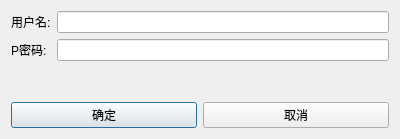
<?xml version="1.0" encoding="UTF-8"?>
<ui version="4.0">
 <class>NewUserDialog</class>
 <widget class="QDialog" name="NewUserDialog">
  <property name="geometry">
   <rect>
    <x>0</x>
    <y>0</y>
    <width>400</width>
    <height>139</height>
   </rect>
  </property>
  <property name="windowTitle">
   <string>New User</string>
  </property>
  <layout class="QVBoxLayout" name="verticalLayout">
   <item>
    <layout class="QFormLayout" name="formLayout">
     <item row="0" column="0">
      <widget class="QLabel" name="userNameLabel">
       <property name="text">
        <string>用户名:</string>
       </property>
      </widget>
     </item>
     <item row="0" column="1">
      <widget class="QLineEdit" name="userNameEdit"/>
     </item>
     <item row="1" column="0">
      <widget class="QLabel" name="passwordLabel">
       <property name="text">
        <string>P密码:</string>
       </property>
      </widget>
     </item>
     <item row="1" column="1">
      <widget class="QLineEdit" name="passwordEdit">
       <property name="echoMode">
        <enum>QLineEdit::Password</enum>
       </property>
      </widget>
     </item>
    </layout>
   </item>
   <item>
    <spacer name="verticalSpacer">
     <property name="orientation">
      <enum>Qt::Vertical</enum>
     </property>
     <property name="sizeHint" stdset="0">
      <size>
       <width>20</width>
       <height>40</height>
      </size>
     </property>
    </spacer>
   </item>
   <item>
    <layout class="QHBoxLayout" name="horizontalLayout">
     <item>
      <widget class="QPushButton" name="okButton">
       <property name="text">
        <string>确定</string>
       </property>
      </widget>
     </item>
     <item>
      <widget class="QPushButton" name="cancelButton">
       <property name="text">
        <string>取消</string>
       </property>
      </widget>
     </item>
    </layout>
   </item>
  </layout>
 </widget>
 <resources/>
 <connections/>
</ui>
